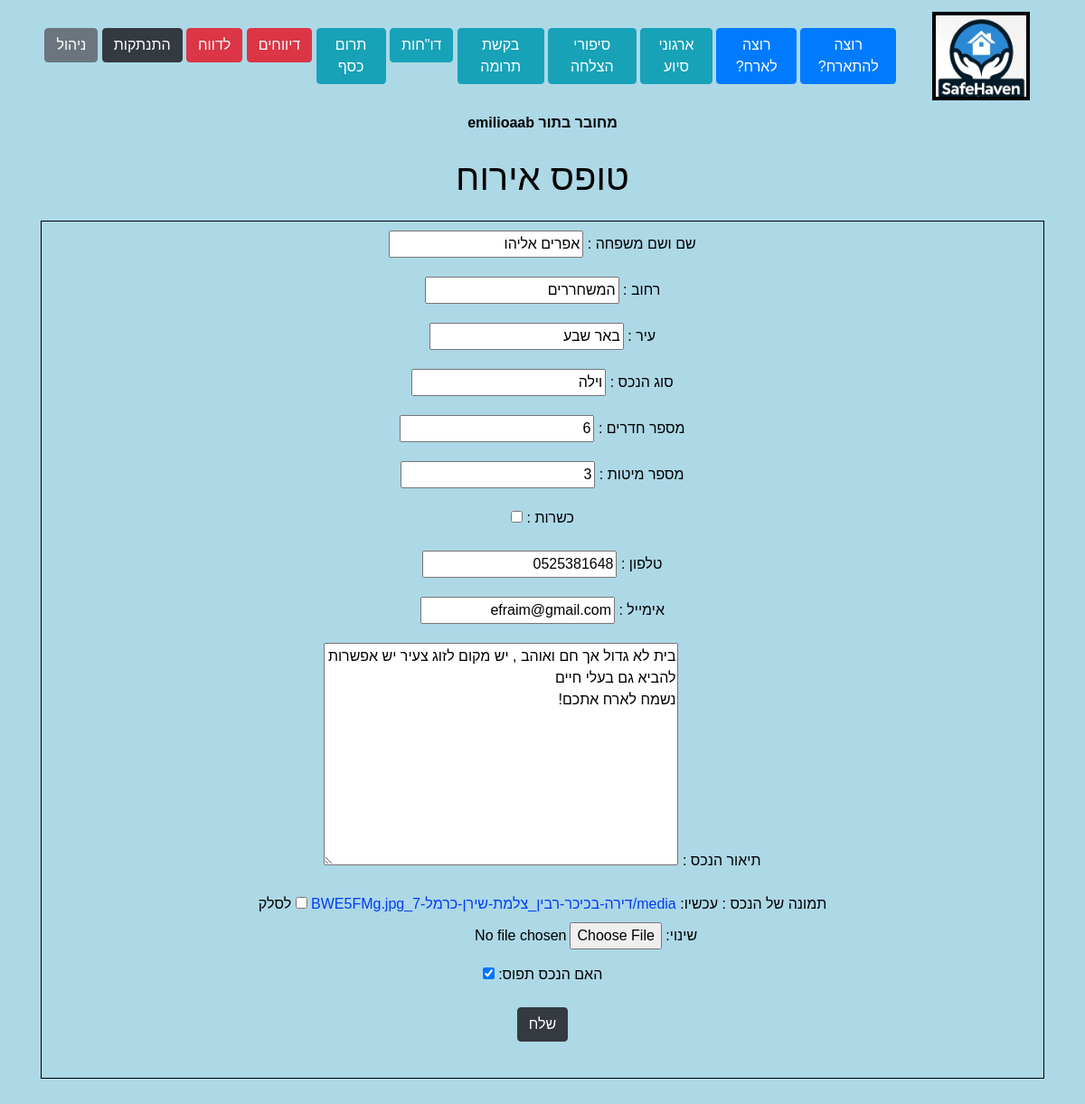
The app's page /host/edit_host/3/ (signed in) with its own data.
### host/models.py (models this page shows, shortened)
class hostReq(models.Model):
    date = models.DateTimeField(auto_now_add=True)
    fullname = models.CharField(max_length=100, verbose_name="שם ושם משפחה ")
    street = models.CharField(max_length=100, default='', verbose_name="רחוב ")
    city = models.CharField(max_length=100, verbose_name="עיר ")
    housetype = models.CharField(max_length=15, verbose_name="סוג הנכס ")
    rooms = models.IntegerField(verbose_name="מספר חדרים ")
    beds = models.IntegerField(verbose_name="מספר מיטות ")
    kosher = models.BooleanField(verbose_name="כשרות ")
    phone = models.CharField(max_length=10, verbose_name="טלפון ")
    email = models.EmailField(max_length=100, verbose_name="אימייל ")
    description = models.TextField(blank=True, verbose_name="תיאור הנכס ")
    thumb = models.ImageField(upload_to='media/', blank=True, verbose_name="תמונה של הנכס ")
    is_occupied = models.BooleanField(default=False, verbose_name="האם הנכס תפוס")
    user = models.ForeignKey(User, on_delete=models.CASCADE, null=True)
    class Meta:
        verbose_name_plural = "בקשות אירוח"

### host/views.py (the view)
# urls.py: path('edit_host/<int:host_id>/', views.edit_host, name='edit_host'),
def edit_host(request, host_id):
    host = get_object_or_404(hostReq, pk=host_id)
    if request.user != host.user and not request.user.is_superuser:
        return HttpResponseForbidden()
    if request.method == 'POST':
        form = HostForm(request.POST, request.FILES, instance=host)
        if form.is_valid():
            form.save()
            return redirect('host:all_hosts')
    else:
        form = HostForm(instance=host)
    return render(request, 'host/create_host.html', {'form': form})

### host/forms.py
class HostForm(ModelForm):
    class Meta:
        model = hostReq
        fields = ['fullname', 'street', 'city' , 'housetype',
                  'rooms', 'beds', 'kosher','phone',
                  'email', 'description', 'thumb','is_occupied']

### host/templatetags/user_filters.py (called while the page is built)
@register.filter(name='has_group')
def has_group(user, group_name):
    group = Group.objects.get(name=group_name)
    return group in user.groups.all()

### host/templates/host/create_host.html (shortened to what this page needs)
{% extends 'base_layout.html' %}
{% block content %}
<!doctype html>
<html lang="he" dir="rtl">
<br>
<html>
<head>
</head>
<body class >
{% if request.user.groups.all.0.name == 'hosted' %}
    <h1>אין לך הרשאה לצפות בדף זה</h1>
{% else %}
    <h1>טופס אירוח</h1>
    <br>
    <form method="POST" enctype="multipart/form-data" class = "aid_org">
    {{ form.as_p }}
    <button type="submit" class="btn btn-dark">שלח</button>
    </form>
    <br>
    <br>
{% endif %}
{% endblock %}

### templates/base_layout.html (shortened to what this page needs)
{% load static %}
{% load user_filters %}
<!doctype html>
<html lang="he" dir="rtl">
<head>
    <link rel="stylesheet" href="https://cdnjs.cloudflare.com/ajax/libs/font-awesome/4.7.0/css/font-awesome.min.css">
    <link href="https://cdn.jsdelivr.net/npm/bootstrap@5.1.2/dist/css/bootstrap.min.css" rel="stylesheet">
    <link rel="stylesheet" href="https://stackpath.bootstrapcdn.com/bootstrap/4.4.1/css/bootstrap.min.css"
>
    <link rel="stylesheet" href="https://stackpath.bootstrapcdn.com/bootstrap/4.3.1/css/bootstrap.min.css">
    <link rel="stylesheet" href="{% static 'styles.css' %}">
</head>
<body>
<nav id="topNav" class="navbar navbar-expand-md navbar-light">
    <div class="container">
        <a class="navbar-brand" href="{% url 'homepage' %}">
            <div class="logo-frame">
                <img src="{% static 'safeHavenLogo.png' %}" width="100" height="90" class="d-inline-block align-top" alt="Safehaven's Logo">
            </div>
        </a>
        <div class="collapse navbar-collapse text-center" id="navbarNav">
            <ul class="navbar-nav ml-auto">
                <li class="nav-item">
                   {% if user.is_authenticated %}
                   <li>
                   <a role="button" href="{% url 'host:all_hosts' %}" class="btn btn-primary">רוצה להתארח? </a>
                    </li>&#160
                    {% endif %}
                {% if user|has_group:'מארח' or user.is_superuser %}
                    <li>
                    <a role="button" href="{% url 'host:create_host' %}" class="btn btn-primary">רוצה לארח? </a>
                    </li>&#160
                {% endif %}
                {% if user.is_authenticated %}
                <li>
                    <a role="button" href="{% url 'aid_org:list' %}" class="btn btn-info">ארגוני סיוע</a>
                </li>
                <li>
                    <a role="button" href="{% url 'success_story:all_stories' %}" class="btn btn-info">סיפורי הצלחה</a>
                </li>
                <li>
                    <a role="button" href="{% url 'forum:home' %}" class="btn btn-info">בקשת תרומה</a>
                </li>
                {% endif %}
                {% if user.is_authenticated and user.is_superuser %}
                 <li>
                    <a role="button" href="{% url 'reports' %}" class="btn btn-info">דו"חות</a>
                </li>
                {% endif %}
                <li>
                    <a role="button" href="{% url 'Donations:new' %}" class="btn btn-info">תרום כסף</a>
                </li>
                 {% if user.is_authenticated and user.is_superuser %}
                <li>
                    <a role="button" href="{% url 'Report:all_reports' %}" class="btn btn-danger">דיווחים</a>
                </li>
                {% endif %}
                {% if user.is_authenticated %}
                <li>
                    <a role="button" href="{% url 'Report:createReport' %}" class="btn btn-danger">לדווח</a>
                <li>&#160
                <li>
                    <form class="logout-link" action="{% url 'hosted:logout' %}" method="post">
                        <button type="submit" class="btn btn-dark">התנתקות</button>
                    </form>
                </li>
                {% endif %}
                {% if user.is_authenticated and user.is_superuser %}
                <li>
                <a role="button" href="{% url 'admin_page' %}" class="btn btn-secondary">ניהול</a>
                </li>&#160
                {% endif %}
            </ul>
        </div>
    </div>
</nav>
{% if user.is_authenticated %}
<div class="center-text">
    <b>מחובר בתור {{user.username}}</b>
</div>
{% endif %}
<div class="container" dir="rtl">
    {% block content %}
    {% endblock %}
</div>
</body>
</html>

### assets/styles.css (style rules this page uses)
body { background-color: lightblue; text-align: right; }
.center-text { text-align: center; }
body { font-family: 'Lato', sans-serif; direction: rtl; }
body { background-color: #00f121f; background-repeat-y: no-repeat; background-size:cover; background-size: 110%; direction: rtl; color: #000000; }
body * { direction: rtl; font-family: Tahoma, Verdana, Arial, sans-serif; }
h1,h2,h3,h4,h5 { font-weight: normal; margin: 0; }
a, a:hover, a:visited { color: #023cf4; text-decoration: none; }
.logo-frame { display: inline-block; background-color: black; border-radius: 0px; padding: 4px; }
.logo-frame img { display: block; }
.aid_org { padding: 10px; border: 1px solid #000000; position: relative; padding-bottom: 40px; }

### host/templates/host/create_host.html (style rules this page uses)
h1 { text-align: center; }
p { text-align: center; }
div { text-align: center; }

### records on screen
hostReq: fullname "אפרים אליהו", street "המשחררים", city "באר שבע", housetype "וילה", rooms "6", beds "3", phone "0525381648", email "efraim@gmail.com", description "בית לא גדול אך חם ואוהב , יש מקום לזוג צעיר יש אפשרות להביא גם בעלי חיים נשמח לארח אתכם!", is_occupied "☑"

### other values on screen
{{ user.username }} "emilioaab"
